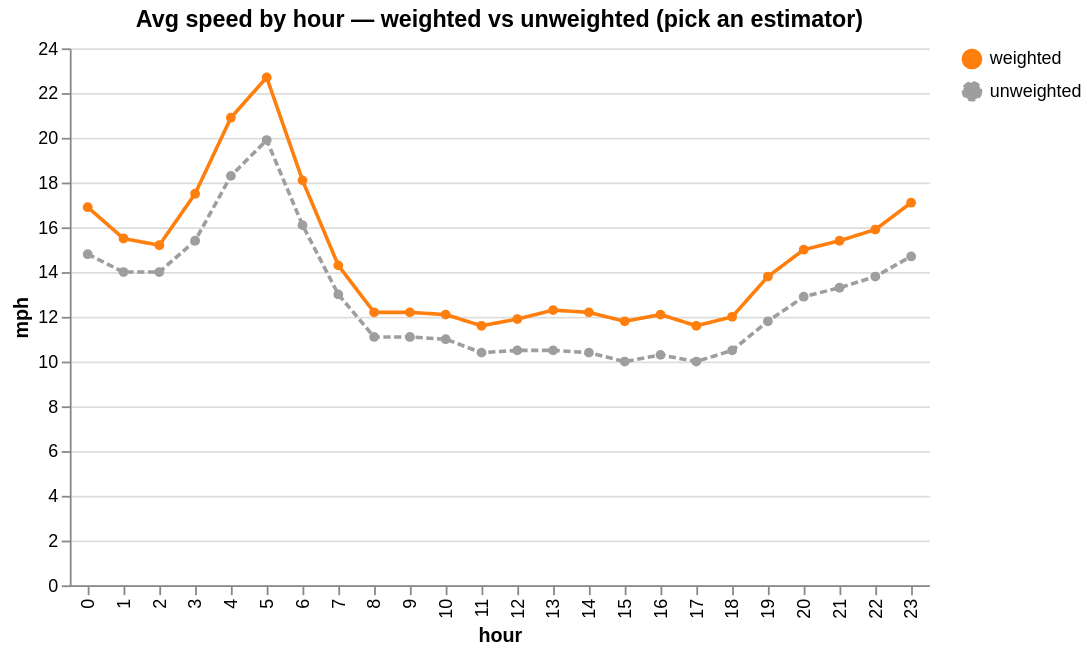

Notebook code for this chart:
### Markdown cell above
## 7. Speed by hour — the estimator matters

Two ways to average speed, and they tell different stories. **Distance-weighted** (total miles ÷ total time) shows congestion as a broad ~12 mph daytime plateau; the **unweighted** mean-of-per-trip-speeds exaggerates it into a fake "10 mph floor at 5 pm" because short rush-hour hops count as much as a 15-mile glide. Use the **dropdown** to isolate one estimator, and **hover** for values.

### Code cell
speed = q(f"""
    SELECT EXTRACT(hour FROM tpep_pickup_datetime)::INT AS hour,
           round(sum(trip_distance)*3600.0
                 / nullif(sum(date_diff('second', tpep_pickup_datetime, tpep_dropoff_datetime)), 0), 1) AS weighted,
           round(avg(trip_distance*3600.0
                 / nullif(date_diff('second', tpep_pickup_datetime, tpep_dropoff_datetime), 0)), 1) AS unweighted
    FROM trips
    WHERE {JAN} AND tpep_dropoff_datetime > tpep_pickup_datetime
      AND date_diff('second', tpep_pickup_datetime, tpep_dropoff_datetime) BETWEEN 120 AND 7200
      AND trip_distance BETWEEN 0.5 AND 50
    GROUP BY 1 ORDER BY 1
""")
speed_long = speed.melt(id_vars="hour", var_name="estimator", value_name="mph")
# 'both' keeps every estimator; otherwise filter to the one selected.
est_p = alt.param(name="est_p", bind=alt.binding_select(options=["both", "weighted", "unweighted"]), value="both")
(alt.Chart(speed_long).add_params(est_p)
 .transform_filter("datum.estimator === est_p || est_p === 'both'")
 .mark_line(point=True)
 .encode(x=alt.X("hour:O", title="hour", sort=list(range(24))),
         y=alt.Y("mph:Q", title="mph"),
         color=alt.Color("estimator:N", legend={"title": None},
                         scale=alt.Scale(domain=["weighted", "unweighted"], range=["#ff7f0e", "#9e9e9e"])),
         strokeDash=alt.StrokeDash("estimator:N", legend=None,
                                   scale=alt.Scale(domain=["weighted", "unweighted"], range=[[1, 0], [4, 2]])),
         tooltip=["hour:O", "estimator:N", "mph:Q"])
 .properties(height=300, title="Avg speed by hour — weighted vs unweighted (pick an estimator)"))

### Figure 1 — Vega-Lite specification as saved in the notebook (floating-point values rounded to 4 significant figures)
{"$schema": "https://vega.github.io/schema/vega-lite/v5.20.1.json", "axis": {"grid": true, "gridColor": "#eeeeee"}, "data": {"name": "data-e7047544381dff148d631fdeff340460"}, "datasets": {"data-e7047544381dff148d631fdeff340460": [{"estimator": "weighted", "hour": 0, "mph": 16.9}, {"estimator": "weighted", "hour": 1, "mph": 15.5}, {"estimator": "weighted", "hour": 2, "mph": 15.2}, {"estimator": "weighted", "hour": 3, "mph": 17.5}, {"estimator": "weighted", "hour": 4, "mph": 20.9}, {"estimator": "weighted", "hour": 5, "mph": 22.7}, {"estimator": "weighted", "hour": 6, "mph": 18.1}, {"estimator": "weighted", "hour": 7, "mph": 14.3}, {"estimator": "weighted", "hour": 8, "mph": 12.2}, {"estimator": "weighted", "hour": 9, "mph": 12.2}, {"estimator": "weighted", "hour": 10, "mph": 12.1}, {"estimator": "weighted", "hour": 11, "mph": 11.6}, {"estimator": "weighted", "hour": 12, "mph": 11.9}, {"estimator": "weighted", "hour": 13, "mph": 12.3}, {"estimator": "weighted", "hour": 14, "mph": 12.2}, {"estimator": "weighted", "hour": 15, "mph": 11.8}, {"estimator": "weighted", "hour": 16, "mph": 12.1}, {"estimator": "weighted", "hour": 17, "mph": 11.6}, {"estimator": "weighted", "hour": 18, "mph": 12}, {"estimator": "weighted", "hour": 19, "mph": 13.8}, {"estimator": "weighted", "hour": 20, "mph": 15}, {"estimator": "weighted", "hour": 21, "mph": 15.4}, {"estimator": "weighted", "hour": 22, "mph": 15.9}, {"estimator": "weighted", "hour": 23, "mph": 17.1}, {"estimator": "unweighted", "hour": 0, "mph": 14.8}, {"estimator": "unweighted", "hour": 1, "mph": 14}, {"estimator": "unweighted", "hour": 2, "mph": 14}, {"estimator": "unweighted", "hour": 3, "mph": 15.4}, {"estimator": "unweighted", "hour": 4, "mph": 18.3}, {"estimator": "unweighted", "hour": 5, "mph": 19.9}, {"estimator": "unweighted", "hour": 6, "mph": 16.1}, {"estimator": "unweighted", "hour": 7, "mph": 13}, {"estimator": "unweighted", "hour": 8, "mph": 11.1}, {"estimator": "unweighted", "hour": 9, "mph": 11.1}, {"estimator": "unweighted", "hour": 10, "mph": 11}, {"estimator": "unweighted", "hour": 11, "mph": 10.4}, {"estimator": "unweighted", "hour": 12, "mph": 10.5}, {"estimator": "unweighted", "hour": 13, "mph": 10.5}, {"estimator": "unweighted", "hour": 14, "mph": 10.4}, {"estimator": "unweighted", "hour": 15, "mph": 10}, {"estimator": "unweighted", "hour": 16, "mph": 10.3}, {"estimator": "unweighted", "hour": 17, "mph": 10}, {"estimator": "unweighted", "hour": 18, "mph": 10.5}, {"estimator": "unweighted", "hour": 19, "mph": 11.8}, {"estimator": "unweighted", "hour": 20, "mph": 12.9}, {"estimator": "unweighted", "hour": 21, "mph": 13.3}, {"estimator": "unweighted", "hour": 22, "mph": 13.8}, {"estimator": "unweighted", "hour": 23, "mph": 14.7}]}, "encoding": {"color": {"field": "estimator", "legend": {"title": null}, "scale": {"domain": ["weighted", "unweighted"], "range": ["#ff7f0e", "#9e9e9e"]}, "type": "nominal"}, "strokeDash": {"field": "estimator", "legend": null, "scale": {"domain": ["weighted", "unweighted"], "range": [[1, 0], [4, 2]]}, "type": "nominal"}, "tooltip": [{"field": "hour", "type": "ordinal"}, {"field": "estimator", "type": "nominal"}, {"field": "mph", "type": "quantitative"}], "x": {"field": "hour", "sort": [0, 1, 2, 3, 4, 5, 6, 7, 8, 9, 10, 11, 12, 13, 14, 15, 16, 17, 18, 19, 20, 21, 22, 23], "title": "hour", "type": "ordinal"}, "y": {"field": "mph", "title": "mph", "type": "quantitative"}}, "height": 300, "mark": {"point": true, "type": "line"}, "params": [{"bind": {"input": "select", "options": ["both", "weighted", "unweighted"]}, "name": "est_p", "value": "both"}], "range": {"category": ["#1f77b4", "#ff7f0e", "#2ca02c", "#d62728", "#9467bd", "#8c564b"]}, "title": "Avg speed by hour — weighted vs unweighted (pick an estimator)", "transform": [{"filter": "datum.estimator === est_p || est_p === 'both'"}], "view": {"continuousWidth": 450, "stroke": null}}
